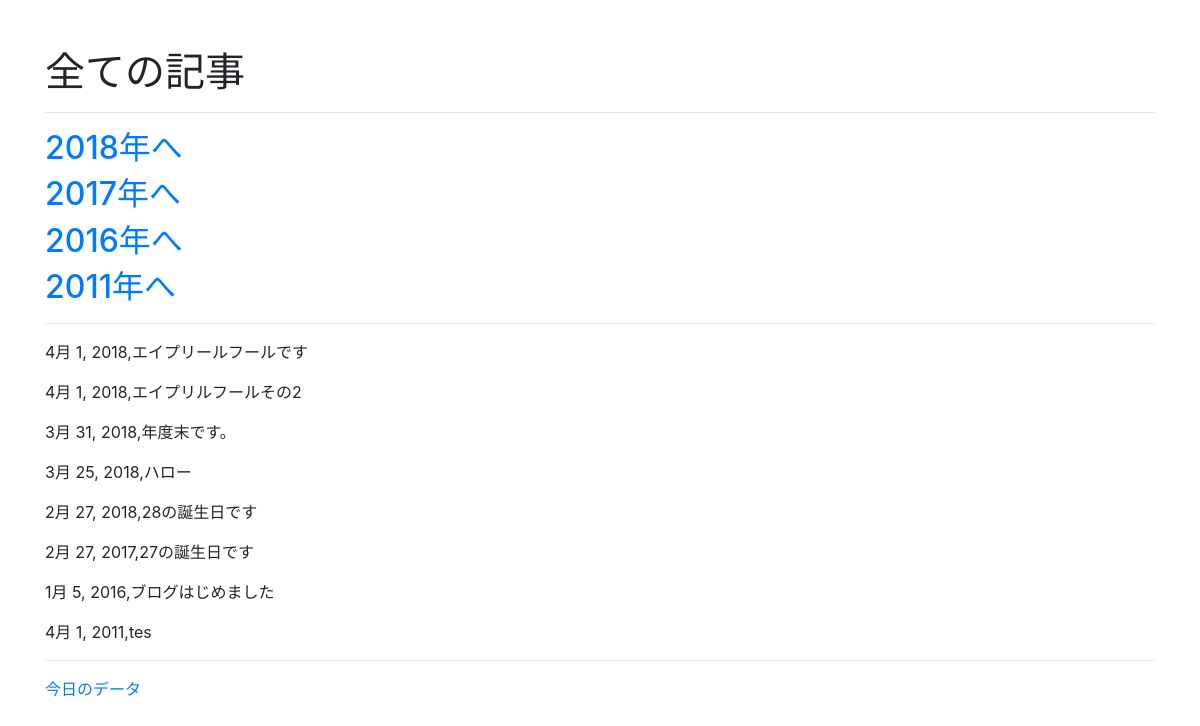
The page / on the database its author committed.
### app/models.py (models this page shows)
class Post(models.Model):
    title = models.CharField('タイトル', max_length=200)
    pub_date = models.DateField('公開日', default=timezone.now)

### app/views.py (the view)
# urls.py: path('', views.PostArchive.as_view(), name='post_archive'),
class PostArchive(generic.ArchiveIndexView):
    model = Post
    date_field = 'pub_date'

### app/templates/app/post_archive.html
{% extends 'app/base.html' %}
{% block content %}
<h1>全ての記事</h1>
<hr>
{% for dt in date_list %}
  <h2>
    <a href="{% url 'app:post_year_archive' dt.year %}">
      {{ dt.year }}年へ
    </a>
  </h2>
{% endfor %}
<hr>
{% for post in latest %}
  <p>{{ post.pub_date }},{{ post.title }}</p>
{% endfor %}
<hr>
<a href="{% url 'app:post_today_archive' %}">今日のデータ</a>
{% endblock %}

### app/templates/app/base.html (shortened to what this page needs)
<!doctype html>
<html lang="ja">
  <head>
    <link rel="stylesheet" href="https://maxcdn.bootstrapcdn.com/bootstrap/4.0.0/css/bootstrap.min.css">
  </head>
  <body>
    <div class="container mt-5">
      {% block content %}
      {% endblock %}
    </div>
  </body>
</html>

### rows shown on the page
Post: pub_date "4月 1, 2018", title "エイプリールフールです"
Post: pub_date "4月 1, 2018", title "エイプリルフールその2"
Post: pub_date "3月 31, 2018", title "年度末です。"
Post: pub_date "3月 25, 2018", title "ハロー"
Post: pub_date "2月 27, 2018", title "28の誕生日です"
Post: pub_date "2月 27, 2017", title "27の誕生日です"
Post: pub_date "1月 5, 2016", title "ブログはじめました"
Post: pub_date "4月 1, 2011", title "tes"

### other values the page prints
{{ dt.year }} "2018" "2017" "2016" "2011"
